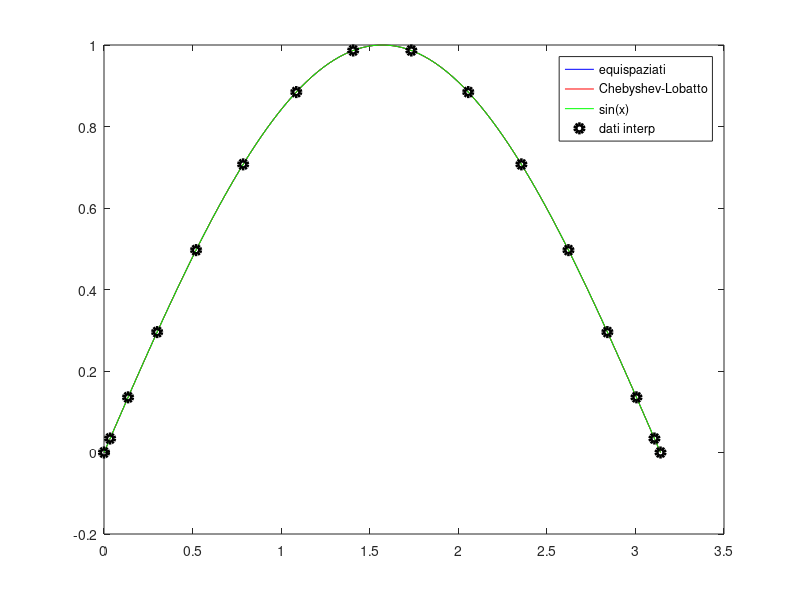
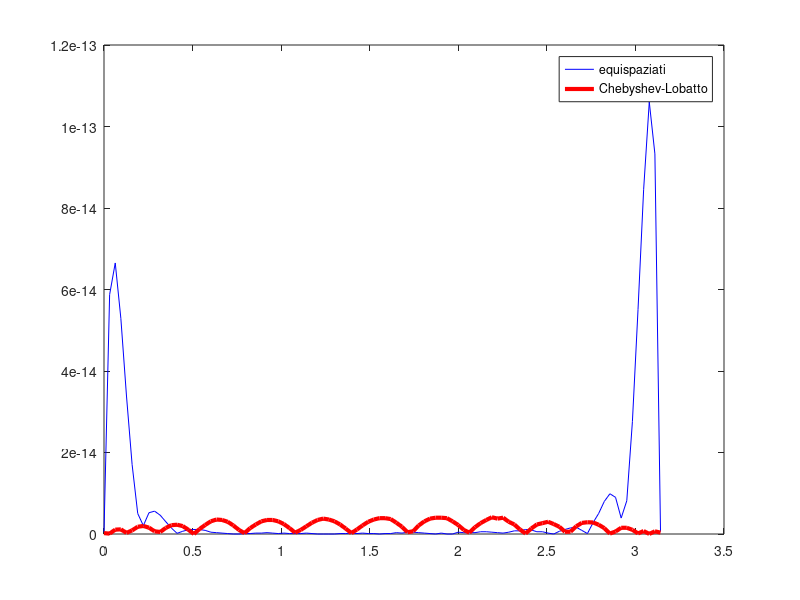

The MATLAB source for these figures, in order:
clear all
close all
clc
disp('***********************************************')
disp('*****************esercizio_2_2*****************')
disp('***********************************************')

a = 0;
b = pi;
f = @(x) sin(x); 
%a = -2*pi;
%b = 2*pi;
%f = @(x) 1./(1+x.^2); 
z = linspace(a,b);
fz = f(z);
for n = 5:5:15
   x = linspace(a,b,n+1); %nodi equisp
   y = f(x);
   c1 = polyfit(x,y,n);
   p1 = polyval(c1,z);
   err1 = norm(p1-fz,inf)
   err1_100 = abs(p1-fz);
   t = -cos(((1:n+1)-1)*pi/n); 
   x = (b-a)/2*t+(b+a)/2; %nodi Chebyshev-Lobatto traslati
   y = f(x);
   c2 = polyfit(x,y,n);
   p2 = polyval(c2,z);
   err2 = norm(p2-fz,inf)
   err2_100 = abs(p2-fz);
   figure(1)
   plot(z,p1,'b',z,p2,'r',z,fz,'g',x,y,'ko','linewidth',3)
   legend('equispaziati','Chebyshev-Lobatto','sin(x)','dati interp')
   figure(2)
   plot(z,err1_100,'b',z,err2_100,'r','linewidth',3)
   legend('equispaziati','Chebyshev-Lobatto')
   pause
end
disp('**********************************************FINE ESERCIZIO**********************************************')
%%%%%%%%%%%%%%%%%%%%%%%%%%%%%%%%%%%%%%%%%%%%%%%%%%%%%%%%%%%%%%%%%%%%%%%%%%%%%%%%%%%%%%%%%%%%%%%%%%%%%%%%%%%%%%%%%%
%%%%%%%%%%%%%%%%%%%%%%%%%%%%%%%%%%%%%%%%%%%%%%%%%%%%%%%%%%%%%%%%%%%%%%%%%%%%%%%%%%%%%%%%%%%%%%%%%%%%%%%%%%%%%%%%%%
